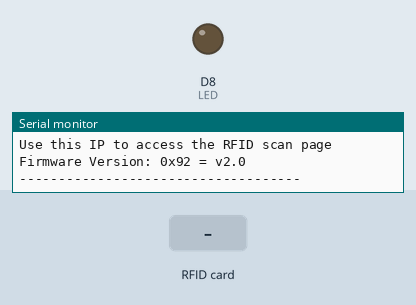
Recording of a sketch running on a simulated ESP8266 (NodeMCU). On the bench: output pins drawn as LEDs (lit = HIGH), the last lines printed to the serial monitor. Dashed ring = blinking. The inputs (shaded band) are chosen by the test bench. WiFi joins after 1.5 s; servers stay silent unless stated.

Above: at 6.7 s.
6.8 s: RFID card 71 16 00 36 held to the reader
At 7.2 s:
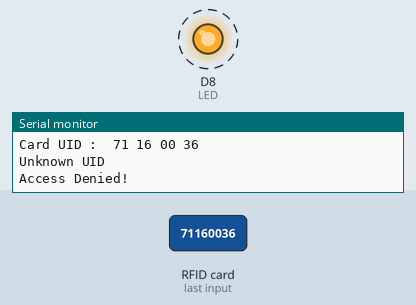
9.8 s: RFID card 74 42 07 89 held to the reader
At 10.1 s:
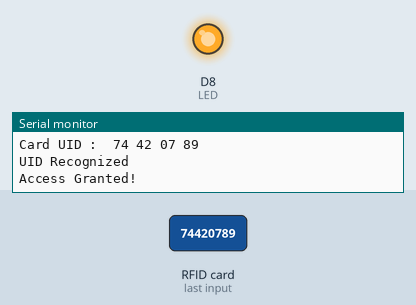
11.3 s: RFID card 5E 7A 19 C4 held to the reader
Timing chart, 0 to 16.8 s (numbered marks = the images above; inputs shaded):
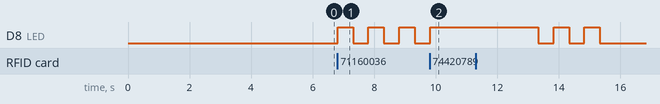

Measured:
- after the input at 6.8 s, D8 (LED): alternates HIGH for 0.50 s and LOW for 0.50 s, starting at once
- after the input at 9.8 s, D8 (LED): LOW → HIGH at once

The sketch:

ESP8266_RFID.ino
```cpp
#include <SPI.h>
#include <MFRC522.h>
#include <ESP8266WiFi.h>

#define RST_PIN D1 // (D1) RST in module
#define SS_PIN D2 // (D0) SDA in module
#define LED D8 // LED Indikasi apakah akses diberikan atau tidak

const char* ssid     = "71160036";
const char* password = "vanguard999";
String uid = "";
MFRC522 mfrc522(SS_PIN, RST_PIN);   // Create MFRC522 instance

WiFiServer server(80); // Set web server port number to 80


void granted(){
    Serial.println("");
    Serial.println("UID Recognized");
    Serial.println("Access Granted!");
    digitalWrite(LED, HIGH);
    delay(3000);
    digitalWrite(LED,LOW);
  }

void denied(){
   Serial.println("");
   Serial.println("Unknown UID");
   Serial.println("Access Denied!");
   digitalWrite(LED,HIGH);
   delay(500);
   digitalWrite(LED,LOW);
   delay(500);
   digitalWrite(LED,HIGH);
   delay(500);
   digitalWrite(LED,LOW);
   delay(500);
   digitalWrite(LED,HIGH);
   delay(500);
   digitalWrite(LED,LOW);
  }

void setup() {
  delay(4000);
  pinMode (LED,OUTPUT);
  Serial.begin(9600);   // Initiate a serial communication
  WiFi.begin(ssid, password);
  while (WiFi.status() != WL_CONNECTED) {
    delay(500);
    Serial.print(".");
  }
  // Print local IP address and start web server
  Serial.println("");
  Serial.println("Connected!");
  Serial.print("IP address: ");
  Serial.println(WiFi.localIP());
  Serial.println("Use this IP to access the RFID scan page");
  server.begin();

  SPI.begin();      // Initiate SPI bus
  mfrc522.PCD_Init();   // Initiate MFRC522
  mfrc522.PCD_DumpVersionToSerial();  // Show details of PCD - MFRC522 Card Reader details
  Serial.println("------------------------------------\n");
}

void loop() {
  WiFiClient client = server.available();   // Listen for incoming clients
  // Display the HTML web page
  client.println("<!DOCTYPE html><html>");
  client.println("<head><meta name=\"viewport\" content=\"width=device-width, initial-scale=1\">");
  client.println("<meta http-equiv='refresh' content='1'>");
  // CSS to style the on/off buttons
  // Feel free to change the background-color and font-size attributes to fit your preferences
  client.println("<style>html { font-family: Helvetica; display: inline-block; margin: 0px auto; text-align: center;}</style></head>");

  // Web Page Heading
  client.println("<body><h1>ESP8266 Web Server</h1>");
  client.println("<h2>Put your UID card to scan</h2>");
  client.println("<p>Card UID : </p>");

  if (mfrc522.PICC_IsNewCardPresent()) { // Look for new cards
    if (mfrc522.PICC_ReadCardSerial()) { // Select one of the cards
      Serial.println("UID Scanned");
      Serial.print("Card UID : ");
      String content = "";

      for (byte i = 0; i < mfrc522.uid.size; i++) {
        // Dump a byte array as hex values to Serial
        Serial.print(mfrc522.uid.uidByte[i] < 0x10 ? " 0" : " ");
        Serial.print(mfrc522.uid.uidByte[i], HEX);

        // Dump a byte array as hex values to String
        content.concat(String(mfrc522.uid.uidByte[i] < 0x10 ? " 0" : " "));
        content.concat(String(mfrc522.uid.uidByte[i], HEX)); //
      }

      content.toUpperCase(); // Make string become UPPERCASE
      mfrc522.PICC_HaltA();
      if (content.substring(1) == "74 42 07 89") { // Change UID of the card that you want to give access, for example A0 B1 C2 D3
        // Do something with access granted
        granted();
      }

      else {
        // Do something with access denied
        denied();
      }
      uid = content.substring(1);
      Serial.println("");
    }
  }
  client.println("<p>"+ uid + "</p>");
}
```
